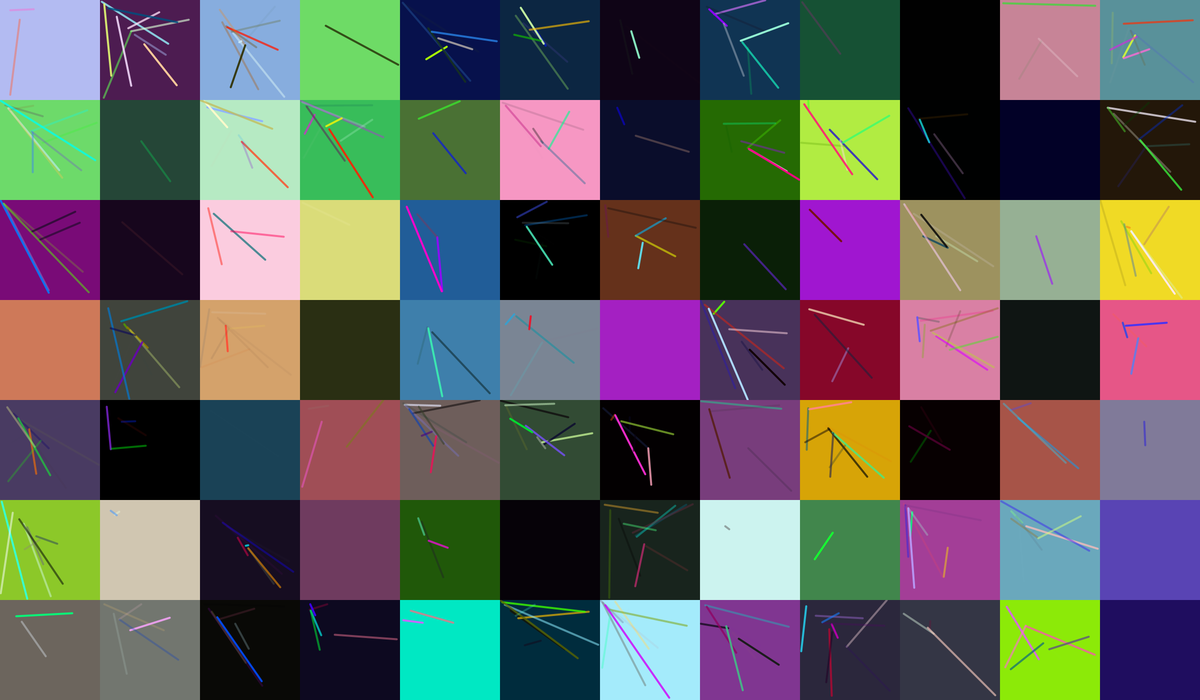
Frame 1 (no input)
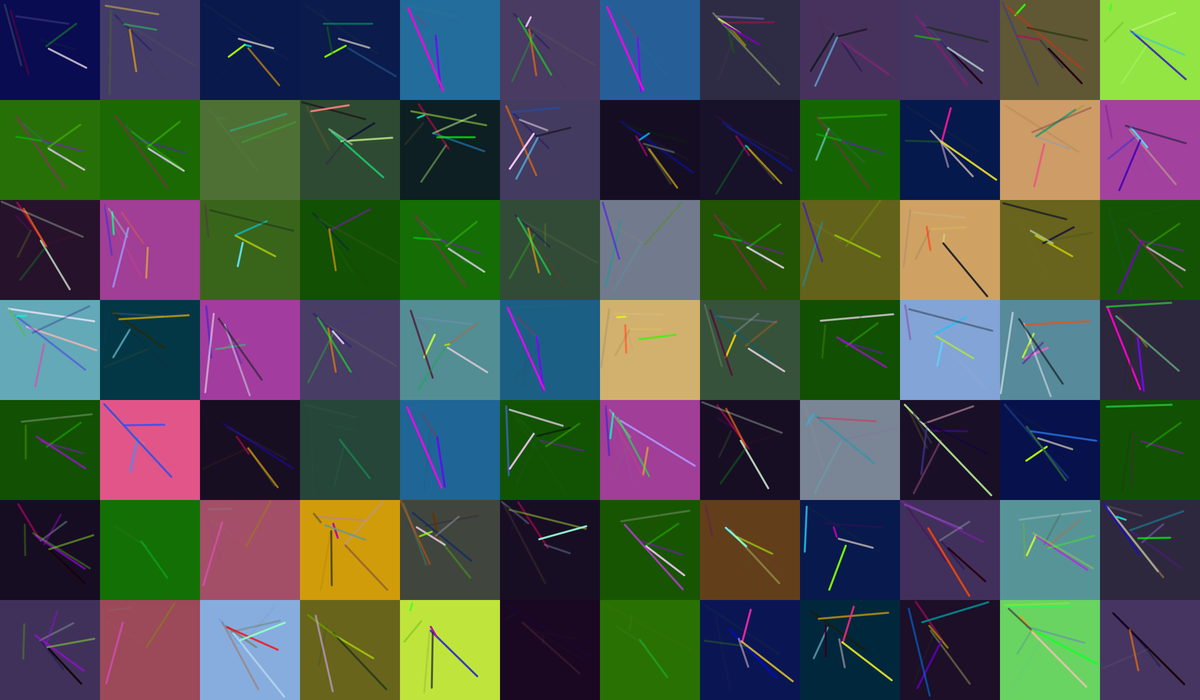
Frame 60 (the mouse pressed at the canvas centre just before this capture)
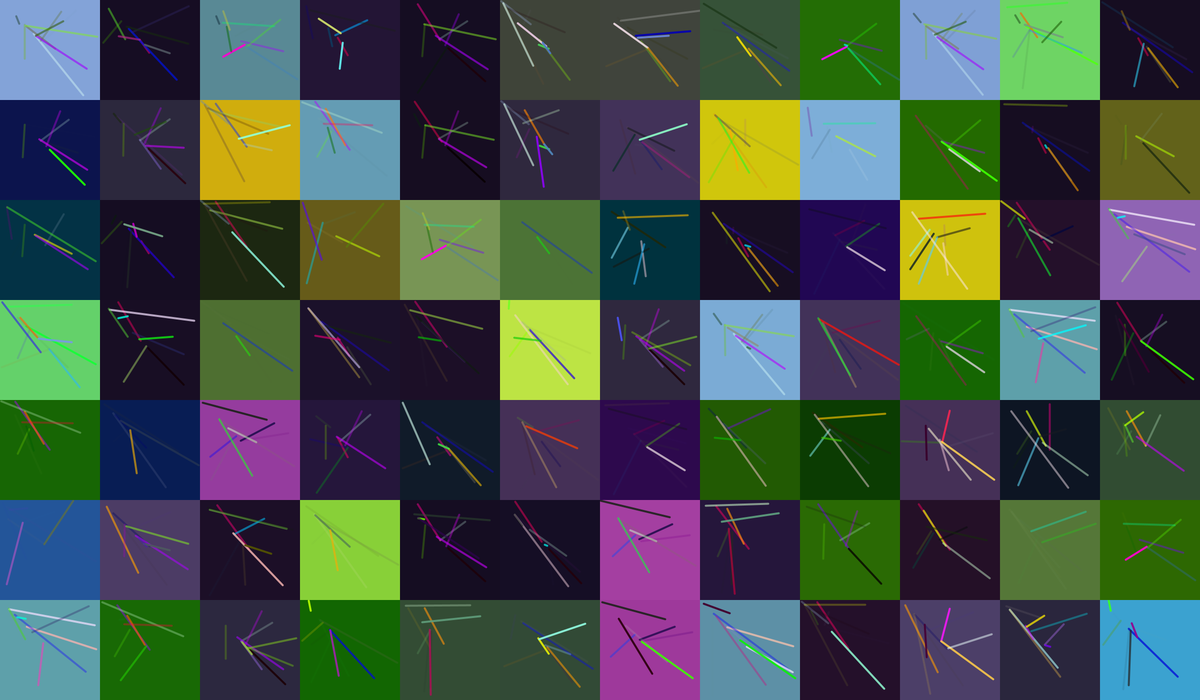
Frame 120 (the mouse held since frame 60 and released just before this capture)

The Processing sketch that drew these frames (run headless with seeded random() and noise(); from frame 60 on, the mouse is pressed at the canvas centre):

// Processing sketch: genetic_alg_take3
// ── genetic_alg_take3.pde
//gigi miller and maya reich //<>//
//evolving a current of images

//Take three - lines and rectangles 


//Global Constants
int POP = 84; 
int count = 0;
int steps = 20;
PGraphics image;

//current population
Goat[] current = new Goat[POP];

//future population we are interpolating to from current
Goat[] future = new Goat[POP];

int widthOfGoat = 200;
int heightOfGoat = 200;

void setup() {
  size(2400, 1400);
  background(35);
  colorMode(HSB, 360, 100, 100);
  frameRate(40);

  noStroke();
  //noLoop();

  image = createGraphics(widthOfGoat, heightOfGoat);

  initializePool();
}


void initializePool() {
  //initialize the population randomly
  for (int i = 0; i < POP; i++) {
    Goat myGoat;
    myGoat = new Goat();
    current[i] = myGoat;
    current[i].birth();
  }
  int j = 0;
  //assigns origin for each box
  for (int ex = 0; ex<width; ex += widthOfGoat) {
    for (int why = 0; why<height; why += heightOfGoat) {
      current[j].x = ex;
      current[j].y = why;
      j++;
    }
  }
  breed();
}


void draw() {
  //drawing the GOATS
  //start with current pop- draw it

  //breeds the future generation - stores in array future
  //does not make any changes to the array current
  //for (int j=0; j < POP; j++) {
  //  future[j] = current[j].breed();
  //}

  //interpolate from current to future to get to future
  //for (int k=0; k < POP; k++) {
  //  for (int c=0; c < chromLength; c++) {
  //    current[k].chromosome[c] = lerp(current[k].chromosome[c], future[k].chromosome[c], count/steps);
  //  }
  //}


  //draw current population
  for (int i=0; i < POP; i++) {
    current[i].drawGoat(future[i], count/float(steps));
  }

  count++;
  //when fully interpolated to futurePop
  if (count == steps) {
    count = 0;
    Goat tempGoats[] = current;
    current = future;
    future = tempGoats;

    breed();
  }
}

//breed the goats 
void breed() { 
  ArrayList<Goat> BP = new ArrayList<Goat>(); 
  for (Goat g : current) { 
    //append the number of goats into the breeding pool based on the fitness score 

    int breeders = int( g.getFitness() * 100); 
    for (int i = 0; i < breeders; i++) { 
      BP.add(g);
    }
  } 
  //breed and mutate 25 new goats to build the population 
  for (int k = 0; k < POP; k++) { 
    Goat child = new Goat(); 
    child.x = current[k].x; 
    child.y = current[k].y; 
    future[k] = child; 
    //parent 1 index 
    Goat p1 = BP.get(int (random(0, BP.size()))); 
    //parent 2 index 
    Goat p2 = BP.get(int (random(0, BP.size()))); 

    //index at which we crossover genes from parent 1 to parent 2 
    int crossOverPt = int(random(0, chromLength-1)); 

    for (int i = 0; i < chromLength; i++) { 
      //get new genes from parent 1 up to crossover 
      if (i < crossOverPt) { 
        future[k].chromosome[i] = p1.chromosome[i];
      } 
      //get new genes from parent 2 after crossover 
      else { 
        future[k].chromosome[i] = p2.chromosome[i];
      }
    } 
    future[k].mutate();
    
    //float chanceSG = random(0, 5); //chance of there being a supergoat generated this breeding
    //if ( chanceSG <= 1) {
    //  int nG = int (random(0, POP));
    //  Goat superGoat = new Goat();
    //  superGoat.birth();
    //  future[nG] = superGoat;
    //}
    
  }
} 


void keyPressed() {
  if (key == 'r' || key == 'R') {
    initializePool();
    redraw();
  }
  if (key == 'b' || key == 'B') {

  
  }
}


//Basic Algorithm
//1. create a randomized current

//2. rank population using a fitness function that includes location

//3. breed a new current - many ways to do 

//4. randomly mutate the new current 

//5. back to step 2, repeat
// ── goat_class.pde
//goats are the individual images we are creating
//greatest of all time

//Chromosome positions
int HEADER_LENGTH = 4;
int SHAPE_LENGTH = 7;
int MAX_SHAPES = 10;
int BG_HUE = 0; //header
int BG_SAT = 1; //header
int BG_BRI = 2; //header
int NUM_SHAPE = 3; //header
int HUE = 0;
int SAT = 1;
int BRI = 2;
int ALPH = 3;
int EX = 4;
int WHY = 5;
int RAD = 6;

int chromLength = HEADER_LENGTH + (SHAPE_LENGTH * MAX_SHAPES);

int degrees = 360;
int satMax = 100;
int brightMax = 100;
int alphaMax = 100;
int maxRad = 100;

int currentGoat = 0 ;

class Goat {
  int id = currentGoat++;
  int x, y; //location of each goat in the grid
  float FS; //fitness score out of 1 max

  float[] chromosome = new float[chromLength];
  //r, b, g, # of ellipses, 
  //each ellipse has - r, g, b, a, x, y, r (7)
  //ten circles

  void birth() {
    // randomly assigns values to the chromosome array
    for ( int i =0; i < chromosome.length; i++) {
      chromosome[i] = random(0, 1);
    }
  }


  void drawGoat(Goat goat, float t) {
    //println("drawing");
    PGraphics image;  //<>//
    image = createGraphics(widthOfGoat, heightOfGoat);

    image.beginDraw();
    image.colorMode(HSB, degrees, satMax, brightMax, alphaMax);
    image.noStroke();
    //gets the background RGB values from the goats chromosome
    float bgH = chromeLerp(goat, t, BG_HUE) * degrees;
    float bgS = chromeLerp(goat, t, BG_SAT) * satMax;
    float bgB = chromeLerp(goat, t, BG_BRI) * brightMax;
    image.background(bgH, bgS, bgB);
    //draws the background of each goat

    //draw the ellipses
    int ogNumEll = int (chromosome[NUM_SHAPE] * MAX_SHAPES);
    int newNumEll = int(goat.chromosome[NUM_SHAPE] * MAX_SHAPES);
    int num_Ell = max(ogNumEll, newNumEll);
    //iterates through the number of ellipses in the goat 
    for (int i = 0; i < num_Ell; i++) {
      float eH = chromeLerp(goat, t, HEADER_LENGTH + (i*SHAPE_LENGTH) + HUE)  * degrees;
      float eS = chromeLerp(goat, t, HEADER_LENGTH + (i*SHAPE_LENGTH) + SAT) * (satMax + 50); //skews circles to be more saturated
      float eB = chromeLerp(goat, t, HEADER_LENGTH + (i*SHAPE_LENGTH) + BRI) * (brightMax + 100); //skews circles to be brighter
      float eA = chromeLerp(goat, t, HEADER_LENGTH + (i*SHAPE_LENGTH) + ALPH) * alphaMax;
      float eX = chromeLerp(goat, t, HEADER_LENGTH + (i*SHAPE_LENGTH) + EX) * widthOfGoat;
      float eY = chromeLerp(goat, t, HEADER_LENGTH + (i*SHAPE_LENGTH) + WHY) * heightOfGoat;
      float eRad = chromeLerp(goat, t, HEADER_LENGTH + (i*SHAPE_LENGTH) + RAD) * maxRad;

      if (i >= ogNumEll ) {
        eA = lerp(0, goat.chromosome[HEADER_LENGTH + (i*SHAPE_LENGTH) + ALPH], t) * alphaMax;
        //println("fade in", i, chromosome[NUM_SHAPE], goat.chromosome[NUM_SHAPE] );
      } else if (i >= newNumEll) {
        eA = lerp(chromosome[HEADER_LENGTH + (i*SHAPE_LENGTH) + ALPH], 0, t) * alphaMax;
        //println("fade out" , i , chromosome[NUM_SHAPE], goat.chromosome[NUM_SHAPE] );
      }

      image.fill(eH, eS, eB, eA);
      image.strokeWeight(4);
      image.stroke(eH, eS, eB, eA);
      
      image.line(eX, eY, (eRad), (eRad));
    }
    image.endDraw();

    image(image, x, y);
  }


  float chromeLerp(Goat fgoat, float t, int i) {
    return lerp(chromosome[i], fgoat.chromosome[i], t);
  }
  //fitness test - color scheme and # of circles
  //complementary colors -- fitness function creates the breeding pool which is an array
  float getFitness() {
    float fitness;
    float radRatio;
    float radiusScore  = 0;
    float colorFitScore = 0;
    //gets the background HSB values from the goats chromosome
    float bgH = chromosome[BG_HUE] * degrees;
    //ideal complementary color
    float bgComp = (bgH + degrees/2) % degrees;
    float num_Ell =int( chromosome[3] * MAX_SHAPES);

    //iterates through the number of ellipses in the goat 
    for (int i = 0; i < num_Ell; i++) { 
      float eH = chromosome[HEADER_LENGTH + (i*SHAPE_LENGTH) + HUE] * degrees;
      float eRad = chromosome[HEADER_LENGTH + (i*SHAPE_LENGTH) + RAD] * maxRad;
      radRatio = eRad/maxRad;
      //if fitness score is in between range of 50 around complementary color, it is ideal
      //weighted by the ratio of the radius to the maximum radius
      radiusScore += radRatio;
      colorFitScore += ((1 - cos(bgComp - eH))/2)*radRatio;
    }
    //updates the fitness score of the goat based on the color fit score and the number of ellipses
    //we favor complementary colors and more circles
    if (num_Ell > 0) {
      fitness = (colorFitScore/num_Ell)*0.4 + (num_Ell/MAX_SHAPES)*0.4 + (radiusScore/num_Ell) * 0.2;
    } else {
      //if no ellipses, assign score of 0.1
      fitness = 0.1;
    }

    return fitness;
  }



  //Goat breed() {
  //  ArrayList<Goat> BP = new ArrayList<Goat>();
  //  for (Goat g : current) {
  //    //append the number of goats into the breeding pool based on the fitness score
  //    int breeders = int( g.getFitness() * 100);
  //    for (int i = 0; i < breeders; i++) {
  //      BP.add(g);
  //    }
  //  }
  //  //breed and mutate new goats to build the population

  //  Goat child = new Goat();
  //  child.x = x;
  //  child.y = y;
  //  //this = child;
  //  //parent 1 index
  //  Goat p1 = BP.get(int (random(0, BP.size())));
  //  //parent 2 index
  //  Goat p2 = BP.get(int (random(0, BP.size())));

  //  //index at which we crossover genes from parent 1 to parent 2
  //  int crossOverPt = int(random(0, chromLength-1));

  //  for (int i = 0; i < chromLength; i++) {
  //    //get new genes from parent 1 up to crossover
  //    if (i < crossOverPt) {
  //      child.chromosome[i] = p1.chromosome[i];
  //    }
  //    //get new genes from parent 2 after crossover
  //    else {
  //      child.chromosome[i] = p2.chromosome[i];
  //    }
  //  }
  //  child.mutate();
  //  return child;
  //}



  //mutate all genes of the children by a small amount
  void mutate() {
    for (int i = 0; i < chromosome.length; i++) {
      float gene = chromosome[i];
      float mutation = random(-0.1, 0.1);
      float rate = random(0, 1);
      if (rate < 1.0/chromosome.length) {
        //println(gene);
        gene += mutation;
        gene = max(min(gene, 1), 0);
        chromosome[i] = gene;
      }
    }
  }
}
